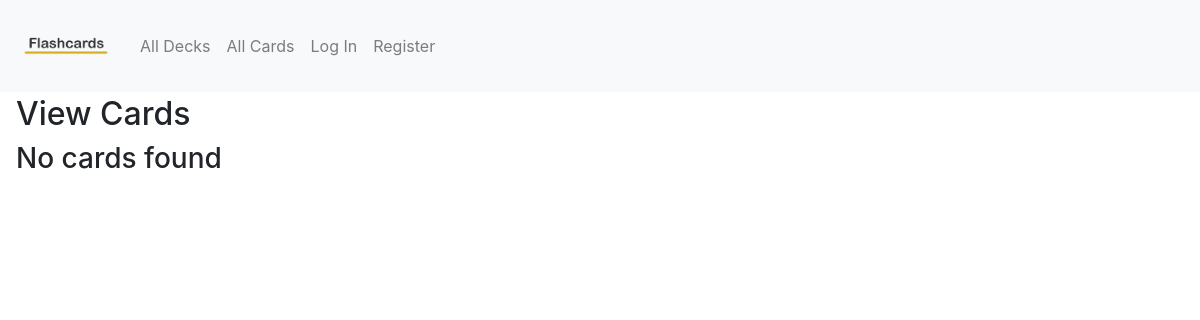
/view_cards, run on an earlier commit of the app's database.
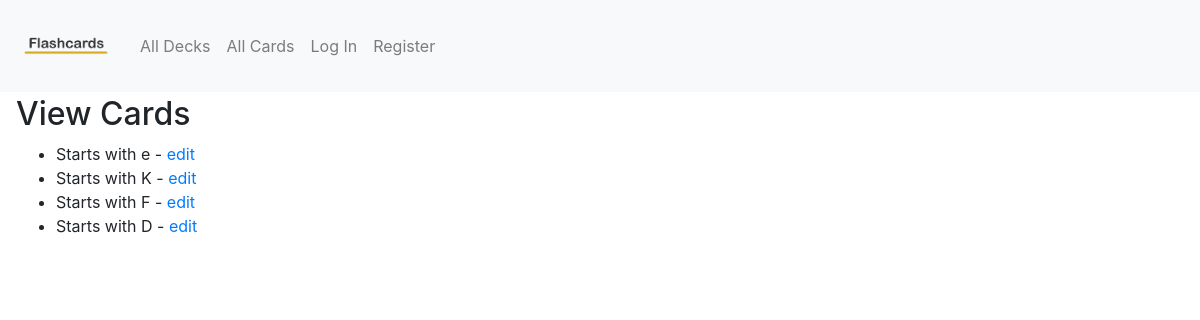
And on a later commit of the database.
### flashcardsApp/models.py (models this page shows, shortened)
class Card(models.Model):
    deck = models.ForeignKey(Deck, on_delete=models.CASCADE)
    is_active = models.BooleanField(default=False)
    question = models.TextField()
    answer = models.TextField()

### flashcardsApp/views.py (the view)
# urls.py: path("view_cards", views.view_cards, name="view_cards"),
def view_cards(request):
    cards = Card.objects.order_by('-question')
    context = {'cards': cards}
    return render(request, "flashcardsApp/view_cards.html", context)

### flashcardsApp/templates/flashcardsApp/view_cards.html
{% extends "flashcardsApp/layout.html" %}
{% block body %}
    <h2>View Cards</h2>
    {% if cards %}
    <ul>
        {% for card in cards %}
            <li>{{card.question}}  -  <a href="{% url 'edit_card' card.id %}">edit</a></li>
        {% endfor %}
    </ul>
{% else %}
    <h3>No cards found</h3>
{% endif %}
{% endblock %}

### flashcardsApp/templates/flashcardsApp/layout.html (shortened to what this page needs)
{% load static %}
<!DOCTYPE html>
<html lang="en">
    <head>
        <link rel="stylesheet" href="https://stackpath.bootstrapcdn.com/bootstrap/4.4.1/css/bootstrap.min.css">
        <link rel="stylesheet" href="https://cdnjs.cloudflare.com/ajax/libs/font-awesome/4.7.0/css/font-awesome.min.css">
        <link href="{% static 'flashcardsApp/style.css' %}" rel="stylesheet">
    </head>
    <body>
        <nav class="navbar navbar-expand-lg navbar-light bg-light">
            <a class="navbar-brand" href="/">
                <img class="navbar-brand" src="{% static 'flashcardsApp/assets/flashcardsApp.png' %}" alt="Flashcards logo">
            </a>
            <div>
              <ul class="navbar-nav mr-auto">
                <li class="nav-item">
                  <a class="nav-link" href="{% url 'view_decks' %}"">All Decks</a>
                </li>
                <li class="nav-item">
                    <a class="nav-link" href="{% url 'view_cards' %}"">All Cards</a>
                  </li>
                {% if user.is_authenticated %}
                    <li class="nav-item">
                        <a class="nav-link" href="{% url 'logout' %}">Log Out</a>
                    </li>
                {% else %}
                    <li class="nav-item">
                        <a class="nav-link" href="{% url 'login' %}">Log In</a>
                    </li>
                    <li class="nav-item">
                        <a class="nav-link" href="{% url 'register' %}">Register</a>
                    </li>
                {% endif %}
              </ul>
            </div>
          </nav>
        <div class="body">
            <div class="wrapper">
                {% block body %}
                {% endblock %}
            </div>
        </div>
    </body>
</html>

### flashcardsApp/static/flashcardsApp/style.css (style rules this page uses)
.navbar-brand { width: 100px; }
.wrapper { margin: 0.2em 1em; }

What changed in the data, as far as the page shows it:
added Card: question "Starts with e"
added Card: question "Starts with K"
added Card: question "Starts with F"
added Card: question "Starts with D"
Also different on the page:
text no longer shown: "No cards found"
